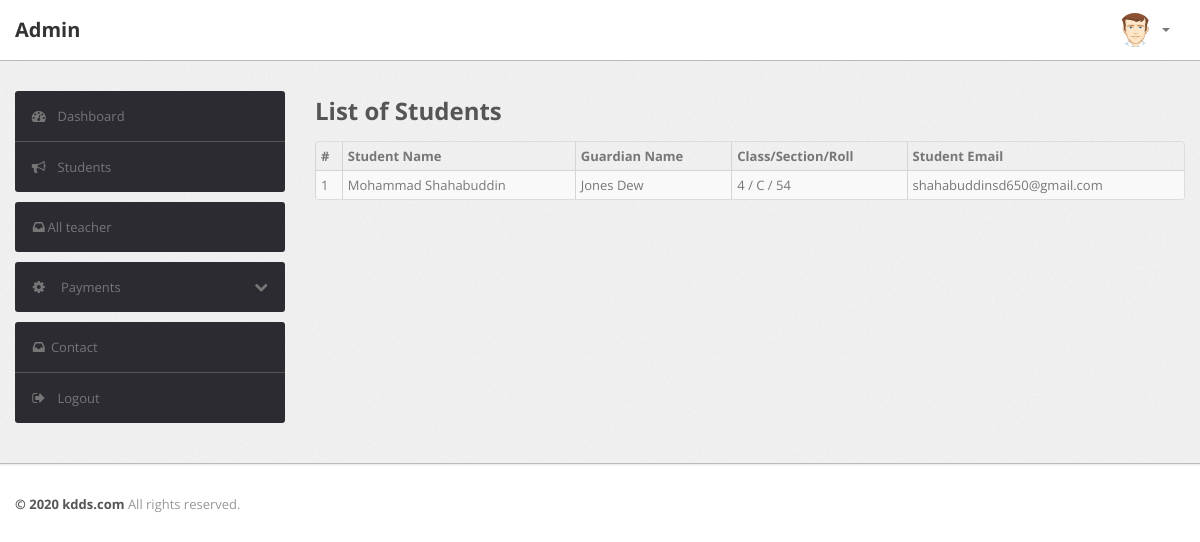
The page /admin/student.php on the database its author committed.
### tables this page shows
CREATE TABLE `student` (
  `id` int(11) NOT NULL,
  `username` varchar(200) NOT NULL,
  `name` varchar(200) NOT NULL,
  `guardian` varchar(200) NOT NULL,
  `class` int(11) NOT NULL,
  `section` varchar(200) NOT NULL,
  `roll` int(11) NOT NULL,
  `email` varchar(200) NOT NULL,
  `password` varchar(200) NOT NULL,
  `date` timestamp NOT NULL DEFAULT CURRENT_TIMESTAMP ON UPDATE CURRENT_TIMESTAMP
);

### admin/student.php (the view, shortened to what this page needs)
<?php
    include"include/config.php";
?>
<?php include"include/header.php"; ?>
<div class="wrapper">
    <div class="container">
        <div class="row">
            <?php include"include/sidebar.php"; ?>
            <div class="span9">
                <div class="content">
                    <div class="btn-controls">
                        <div class="btn-box-row row-fluid">
                            <h2><strong>List of Students</strong></h2>
                            <table class="table table-striped table-bordered table-condensed">
                                <thead>
                                    <tr>
                                        <th>#</th>
                                        <th>Student Name</th>
                                        <th>Guardian  Name</th>
                                        <th>Class/Section/Roll</th>
                                        <th>Student Email</th>
                                    </tr>
                                </thead>
                                <tbody>
                                    <?php
                                        $query = "SELECT * FROM student ";
                                        $select_query = mysqli_query($connection, $query);
                                        $cnt = 1;
                                        while($row = mysqli_fetch_assoc($select_query)){
                                        $name = $row['name'];
                                        $guardian = $row['guardian'];
                                        $class = $row['class'];
                                        $roll = $row['roll'];
                                        $section = $row['section'];
                                        $email = $row['email'];
                                    ?>
                                    <tr>
                                        <td><?php echo $cnt ;?></td>
                                        <td><?php echo $name; ?></td>
                                        <td><?php echo $guardian; ?></td>
                                        <td><?php echo $class." / ". $section." / ".$roll; ?></td>
                                        <td><?php echo $email; ?></td>
                                    </tr> <?php $cnt=$cnt+1; } ?>
                                </tbody>
                            </table>
                        </div>
                    </div>
                </div>
            </div>
        </div>
    </div>
</div>
<?php include"include/footer.php"; ?>

### admin/css/theme.css (style rules this page uses)
body { font-size: 13px; font-family: 'Open Sans', Arial, sans-serif; background: #fff; color: #777 }
h1, h2, h3, h4, h5, h6 { color: #333; margin-top: 0 }
h2 { font-size: 24px }
strong, b { color: #555 }
.wrapper { background: url(../images/bg.png) #eee; border-bottom: 1px solid #bbb; -webkit-box-shadow: 0 1px 2px rgba(0,0,0,0.1); -moz-box-shadow: 0 1px 2px rgba(0,0,0,0.1); box-shadow: 0 1px 2px rgba(0,0,0,0.1); padding: 30px 0 }
.table { margin-bottom: 0 }
.table th, .table td { border-color: #d5d5d5!important }
.table-bordered thead:first-child tr:first-child>th:first-child, .table-bordered tbody:first-child tr:first-child>td:first-child { -webkit-border-top-left-radius: 2px; -moz-border-radius-topleft: 2px; border-top-left-radius: 2px }
.table-bordered thead:first-child tr:first-child>th:last-child, .table-bordered tbody:first-child tr:first-child>td:last-child { -webkit-border-top-right-radius: 2px; -moz-border-radius-topright: 2px; border-top-right-radius: 2px }
.table-bordered thead:last-child tr:last-child>th:first-child, .table-bordered tbody:last-child tr:last-child>td:first-child, .table-bordered tfoot:last-child tr:last-child>td:first-child { -webkit-border-bottom-left-radius: 2px; -moz-border-radius-bottomleft: 2px; border-bottom-left-radius: 2px }
.table-bordered thead:last-child tr:last-child>th:last-child, .table-bordered tbody:last-child tr:last-child>td:last-child, .table-bordered tfoot:last-child tr:last-child>td:last-child { -webkit-border-bottom-right-radius: 2px; -moz-border-radius-bottomright: 2px; border-bottom-right-radius: 2px }

### rows shown on the page
student: name "Mohammad Shahabuddin", guardian "Jones Dew", class "4", section "C", roll "54", email "shahabuddinsd650@gmail.com"
